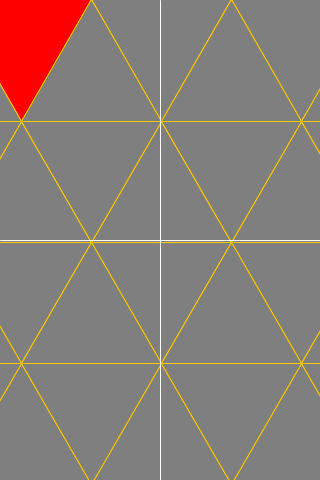
Frame 1 (no input)
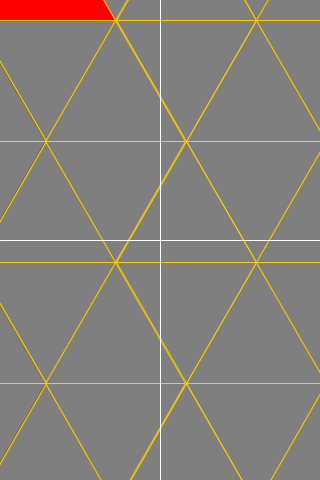
Frame 60 (the mouse pressed at the canvas centre just before this capture)
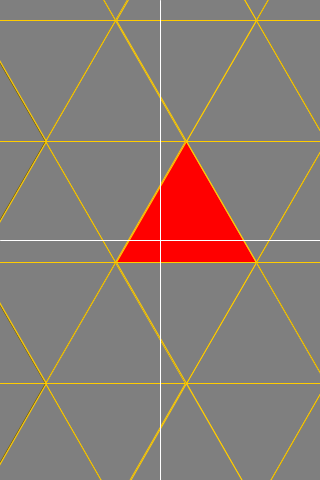
Frame 120 (the mouse held since frame 60 and released just before this capture)

The Processing sketch that drew these frames (run headless with seeded random() and noise(); from frame 60 on, the mouse is pressed at the canvas centre):

// Processing sketch: processing_67914
// ── processing_67914.pde

Trixel[] trixel;
int n = 0;
int count;
int wCount = 4;
int hCount = 3;
int tv = 4;
float px=0.0,py=0.0;


void setup() {
  size(320,480);
  count = wCount*hCount*tv;
  trixel = new Trixel[count];
  for(int i=0; i<hCount; i++) {
    for(int j=0; j<wCount; j++) {
      for(int k=0; k<tv; k++) {
        trixel[n++] = new Trixel(j, i, k);  
      }
    }
  }
}

void draw() {
  background(255);
  
  px = mouseX - width/2;
  py = mouseY - height/2;
  
  pushMatrix();
  //translate(width/2,height/2);
  //rotate(radians(mouseX));
  for (int i = 0; i < count; i++) {
    trixel[i].draw(px,py);
  }
  popMatrix();
  stroke(255);
  line(0,height/2,width,height/2);
  line(width/2,0,width/2,height);
}


class Trixel {
  float x1, y1, x2, y2, x3, y3;
  float x, y;
  float mx,my;
  int v;

  float s = 140; 
  float h = 0.5 * sqrt(3) * s; 
  float radius = sqrt(3)/3 * s;
  float angle = (TWO_PI / 6) * 2;
  
  Trixel(float tx, float ty, int inv) {
    v = inv;
    if(v == 0) {
      x = s/2     + tx*s;
      y = radius  + ty*h*2; 
    }
    if(v == 1) {
      x = s/2     + tx*s;
      y = radius  + ty*h*2 + radius;  
    }
    if(v == 2) {
      x = tx*s;
      y = h+radius + ty*h*2; 
    }
    if(v == 3) {
      x = tx*s;
      y = h/3 + ty*h*2; 
    }
    x = x  + width/2    - wCount*s/2        + s/2;
    y = y  + height/2  - (hCount+1)*radius  - h/3;
    
    x1 = 0;
    y1 = -radius;
      
    x2 = x1 + cos( angle ) * s;
    y2 = y1 + sin( angle ) * s;
    
    x3 = x1 + (cos(atan2(y2-y1,x2-x1)-PI/3) * dist(x1,y1,x2,y2));
    y3 = y1 + (sin(atan2(y2-y1,x2-x1)-PI/3) * dist(x1,y1,x2,y2));
  }
  void draw(float spX, float spY) {
    x -= spX/100;
    y -= spY/100;
    
    if(x>width+s) {
      x = x - s*wCount;
    }
    
    if(x<-s) {
      x = x + s*wCount;
    }
    
    if(y>height+h) {
      y = y - h*(hCount+3);
    }
    
    if(y<-h) {
      y = y + h*(hCount+3);
    }
    
    mx = mouseX - x;
    my = mouseY - y;
    
    stroke(255, 204, 0);
    strokeWeight(1);
    if(checkCollision(mx,my)){
      fill(255,0,0);
    } else {
      fill(0, 128);  
    }

    
    pushMatrix();
    translate(x, y); 
    if(v == 1 || v == 3) {
      rotate(radians(180));
    }  
    triangle(x1, y1, x2, y2, x3, y3);
    popMatrix();
  }
  
  
  boolean checkCollision(float cx, float cy) {
    float tArea,t1Area,t2Area,t3Area;
    tArea  = triangleArea(x1,y1,x3,y3,x2,y2);
    t1Area = triangleArea(cx,cy,x2,y2,x3,y3);
    t2Area = triangleArea(cx,cy,x3,y3,x1,y1);
    t3Area = triangleArea(cx,cy,x2,y2,x1,y1);    
    float totalArea = t1Area+t2Area+t3Area;
    return (totalArea == tArea);
  } 
  
  float triangleArea(float p1, float p2, float p3, float p4, float p5, float p6) {
    float a,b,c,d;
    a = p1 - p5;
    b = p2 - p6;
    c = p3 - p5;
    d = p4 - p6;
    return (0.5* abs((a*d)-(b*c)));
  }
  
}
